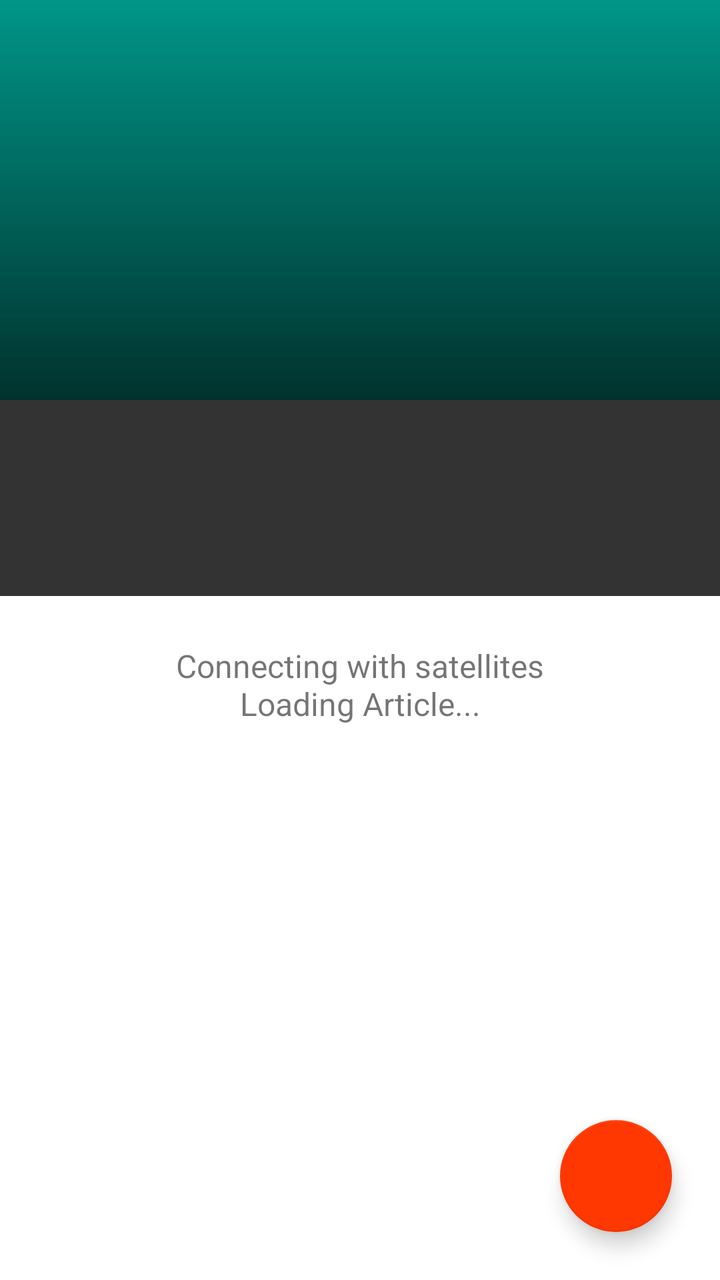
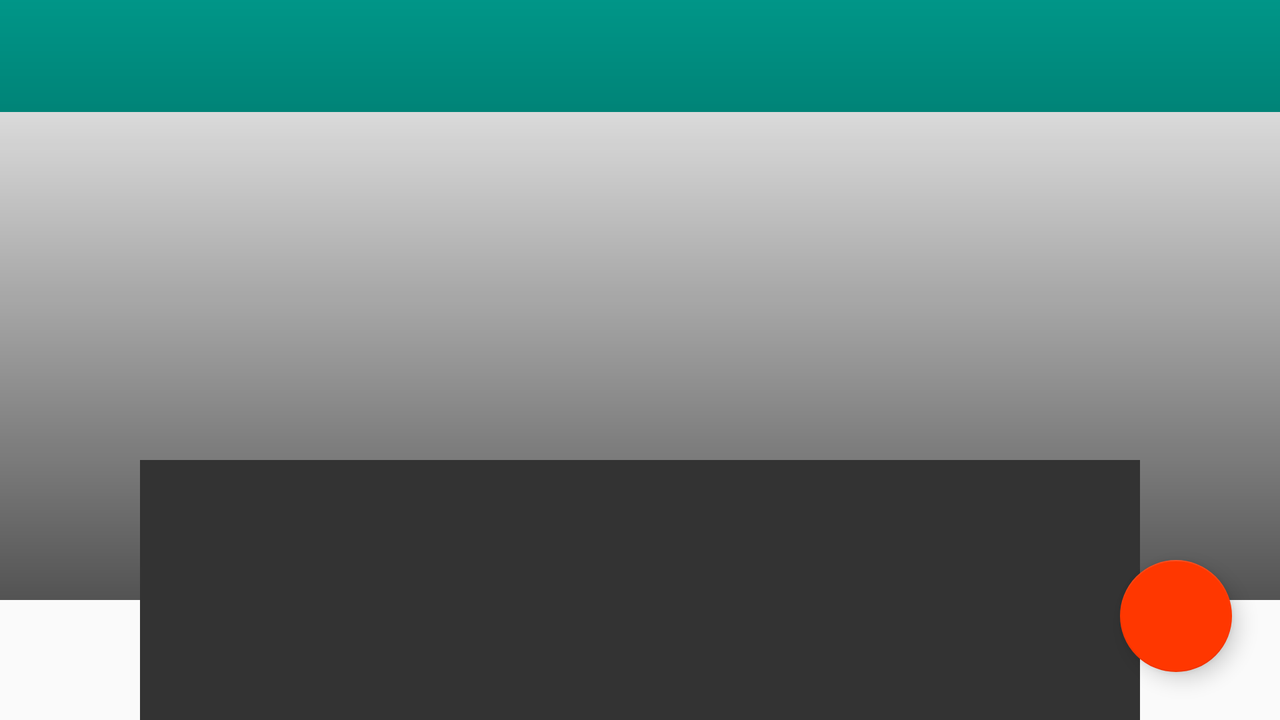

The same Android screen from two of the app's own layout files: first res/layout/ as a phone draws it, then the repository's variant for another configuration, drawn on a device whose configuration selects that folder. Both files follow.
<!-- AndroidManifest.xml: application theme Theme.Bacon -->
<!-- res/layout/activity_detail.xml -->
<?xml version="1.0" encoding="utf-8"?>
<android.support.design.widget.CoordinatorLayout xmlns:android="http://schemas.android.com/apk/res/android"
    xmlns:app="http://schemas.android.com/apk/res-auto"
    xmlns:tools="http://schemas.android.com/tools"
    android:layout_width="match_parent"
    android:layout_height="match_parent"
    tools:context="com.example.xyzreader.ui.ArticleDetailActivity">


    <android.support.design.widget.AppBarLayout
        android:layout_width="match_parent"
        android:layout_height="@dimen/collapsing_toolbar_height"
        android:theme="@style/ThemeOverlay.AppCompat.Dark.ActionBar">

        <android.support.design.widget.CollapsingToolbarLayout
            android:id="@+id/collapsing_toolbar"
            android:layout_width="match_parent"
            android:layout_height="match_parent"
            app:contentScrim="?attr/colorPrimary"
            app:layout_scrollFlags="scroll|exitUntilCollapsed">

            <ImageView
                android:id="@+id/iv_article_image"
                android:layout_width="match_parent"
                android:layout_height="match_parent"
                android:scaleType="centerCrop"
                android:transitionName="@string/shared_element_transistion_key"
                android:src="@drawable/scrim"
                app:layout_collapseMode="parallax" />

            <android.support.v7.widget.Toolbar
                android:id="@+id/toolbar"
                android:layout_width="match_parent"
                android:layout_height="?attr/actionBarSize"
                app:layout_collapseMode="pin" />

        </android.support.design.widget.CollapsingToolbarLayout>

    </android.support.design.widget.AppBarLayout>

    <android.support.v4.widget.NestedScrollView
        android:layout_width="match_parent"
        android:layout_height="match_parent"
        android:background="@android:color/white"
        app:layout_behavior="@string/appbar_scrolling_view_behavior">

        <include layout="@layout/content_detail" />

    </android.support.v4.widget.NestedScrollView>

    <android.support.design.widget.FloatingActionButton
        android:id="@+id/fab"
        android:layout_width="wrap_content"
        android:layout_height="wrap_content"
        android:layout_gravity="bottom|end"
        android:layout_margin="@dimen/fab_margin"
        app:srcCompat="@drawable/ic_share_white_24dp" />

</android.support.design.widget.CoordinatorLayout>
<!-- res/layout/content_detail.xml (included above) -->
<?xml version="1.0" encoding="utf-8"?>
<RelativeLayout xmlns:android="http://schemas.android.com/apk/res/android"
    xmlns:app="http://schemas.android.com/apk/res-auto"
    xmlns:tools="http://schemas.android.com/tools"
    android:layout_width="match_parent"
    android:layout_height="match_parent"
    app:layout_behavior="@string/appbar_scrolling_view_behavior"
    tools:context="com.example.xyzreader.ui.ArticleDetailActivity"
    tools:showIn="@layout/activity_detail">

    <LinearLayout
        android:layout_width="match_parent"
        android:layout_height="wrap_content"
        android:orientation="vertical">

        <LinearLayout
            android:id="@+id/meta_bar"
            android:layout_width="match_parent"
            android:layout_height="wrap_content"
            android:layout_gravity="bottom"
            android:background="@android:color/white"
            android:orientation="vertical">

            <LinearLayout
                android:id="@+id/ll_meta_information"
                android:layout_width="match_parent"
                android:layout_height="wrap_content"
                android:layout_marginBottom="@dimen/detail_metabar_vert_padding"
                android:background="@color/darkGrey"
                android:orientation="vertical"
                android:paddingBottom="@dimen/detail_metabar_vert_padding"
                android:paddingLeft="@dimen/detail_inner_horiz_margin"
                android:paddingRight="@dimen/detail_inner_horiz_margin"
                android:paddingTop="@dimen/detail_metabar_vert_padding">

                <TextView
                    android:id="@+id/article_title"
                    style="?android:attr/textAppearanceLarge"
                    android:layout_width="match_parent"
                    android:layout_height="wrap_content"
                    android:fontFamily="sans-serif-condensed"
                    android:lineSpacingMultiplier="0.9"
                    android:paddingBottom="@dimen/detail_metabar_title_bottom_padding"
                    android:textColor="@android:color/white"
                    android:textSize="@dimen/detail_title_text_size"
                    android:textStyle="bold" />

                <TextView
                    android:id="@+id/article_byline"
                    style="?android:attr/textAppearanceSmall"
                    android:layout_width="wrap_content"
                    android:layout_height="wrap_content"
                    android:textColor="@color/transparentWhite" />
            </LinearLayout>

            <TextView
                android:id="@+id/loading_text"
                android:layout_width="wrap_content"
                android:layout_height="wrap_content"
                android:layout_gravity="center_horizontal"
                android:layout_margin="@dimen/keyline_2"
                android:gravity="center_horizontal"
                android:text="@string/loading_text"
                android:textSize="16sp" />

            <TextView
                android:id="@+id/article_body"
                style="?android:attr/textAppearanceMedium"
                android:layout_width="match_parent"
                android:layout_height="wrap_content"
                android:layout_marginLeft="@dimen/detail_inner_horiz_margin"
                android:layout_marginRight="@dimen/detail_inner_horiz_margin"
                android:lineSpacingMultiplier="@fraction/detail_body_line_spacing_multiplier"
                android:paddingBottom="@dimen/detail_body_bottom_margin"
                android:textColor="@color/textPrimary"
                android:textColorLink="@color/colorAccent"
                android:textSize="16sp" />
        </LinearLayout>
    </LinearLayout>
</RelativeLayout>
<!-- resources referenced by this layout -->
<resources>
  <color name="colorAccent">#ff3700</color>
  <color name="darkGrey">#333333</color>
  <color name="textPrimary">#212121</color>
  <color name="transparentWhite">#88ffffff</color>
  <dimen name="collapsing_toolbar_height">200dp</dimen>
  <dimen name="detail_body_bottom_margin">88dp</dimen>
  <dimen name="detail_inner_horiz_margin">16dp</dimen>
  <dimen name="detail_metabar_title_bottom_padding">4dp</dimen>
  <dimen name="detail_metabar_vert_padding">16dp</dimen>
  <dimen name="detail_title_text_size">32sp</dimen>
  <dimen name="fab_margin">24dp</dimen>
  <dimen name="keyline_2">8dp</dimen>
  <!-- drawable scrim (drawable) -->
  <?xml version="1.0" encoding="utf-8"?>
  <shape xmlns:android="http://schemas.android.com/apk/res/android"
      android:shape="rectangle">
      <gradient
          android:angle="-90"
          android:endColor="#aa000000"
          android:startColor="#00000000"
          android:type="linear" />
  </shape>
  <string name="loading_text">Connecting with satellites\nLoading Article...</string>
  <string name="shared_element_transistion_key" translatable="false">articledetail</string>
  <!-- from res/values-v21/ -->
  <style name="Theme.Bacon" parent="Theme.AppCompat.Light.NoActionBar">
          <item name="colorPrimary">@color/colorPrimary</item>
          <item name="colorPrimaryDark">@color/colorPrimaryDark</item>
          <item name="colorAccent">@color/colorAccent</item>
          <item name="android:windowExitTransition">@transition/explode</item>
      </style>
  <color name="colorPrimary">#009688</color>
  <color name="colorPrimaryDark">#00796B</color>
</resources>
<!-- res/layout-w600dp/activity_detail.xml (the repository's variant of the layout above) -->
<!-- drawn on the phone turned sideways -->
<?xml version="1.0" encoding="utf-8"?>
<android.support.design.widget.CoordinatorLayout xmlns:android="http://schemas.android.com/apk/res/android"
    xmlns:app="http://schemas.android.com/apk/res-auto"
    xmlns:tools="http://schemas.android.com/tools"
    android:layout_width="match_parent"
    android:layout_height="match_parent"
    tools:context="com.example.xyzreader.ui.ArticleDetailActivity">


    <android.support.design.widget.AppBarLayout
        android:layout_width="match_parent"
        android:layout_height="56dp"
        android:theme="@style/ThemeOverlay.AppCompat.Dark.ActionBar">

        <android.support.design.widget.CollapsingToolbarLayout
            android:id="@+id/collapsing_toolbar"
            android:layout_width="match_parent"
            android:layout_height="match_parent"
            app:contentScrim="?attr/colorPrimary"
            app:layout_scrollFlags="scroll|exitUntilCollapsed">

            <android.support.v7.widget.Toolbar
                android:id="@+id/toolbar"
                android:layout_width="match_parent"
                android:layout_height="?attr/actionBarSize"
                app:layout_collapseMode="pin" />

        </android.support.design.widget.CollapsingToolbarLayout>

    </android.support.design.widget.AppBarLayout>

    <ImageView
        android:id="@+id/iv_article_image"
        android:layout_width="match_parent"
        android:layout_height="300dp"
        android:scaleType="centerCrop"
        android:transitionName="@string/shared_element_transistion_key"
        android:src="@drawable/scrim"
        app:layout_collapseMode="parallax" />

    <android.support.v4.widget.NestedScrollView
        android:layout_width="500dp"
        android:layout_gravity="center_horizontal"
        android:layout_height="match_parent"
        android:layout_marginTop="150dp"
        android:elevation="@dimen/detail_elevation"
        app:layout_behavior="@string/appbar_scrolling_view_behavior">

        <include layout="@layout/content_detail" />

    </android.support.v4.widget.NestedScrollView>

    <android.support.design.widget.FloatingActionButton
        android:id="@+id/fab"
        android:layout_width="wrap_content"
        android:layout_height="wrap_content"
        android:layout_gravity="bottom|end"
        android:layout_margin="@dimen/fab_margin"
        app:srcCompat="@drawable/ic_share_white_24dp" />

</android.support.design.widget.CoordinatorLayout>
<!-- res/layout/activity_detail.xml (included above) -->
<?xml version="1.0" encoding="utf-8"?>
<android.support.design.widget.CoordinatorLayout xmlns:android="http://schemas.android.com/apk/res/android"
    xmlns:app="http://schemas.android.com/apk/res-auto"
    xmlns:tools="http://schemas.android.com/tools"
    android:layout_width="match_parent"
    android:layout_height="match_parent"
    tools:context="com.example.xyzreader.ui.ArticleDetailActivity">


    <android.support.design.widget.AppBarLayout
        android:layout_width="match_parent"
        android:layout_height="@dimen/collapsing_toolbar_height"
        android:theme="@style/ThemeOverlay.AppCompat.Dark.ActionBar">

        <android.support.design.widget.CollapsingToolbarLayout
            android:id="@+id/collapsing_toolbar"
            android:layout_width="match_parent"
            android:layout_height="match_parent"
            app:contentScrim="?attr/colorPrimary"
            app:layout_scrollFlags="scroll|exitUntilCollapsed">

            <ImageView
                android:id="@+id/iv_article_image"
                android:layout_width="match_parent"
                android:layout_height="match_parent"
                android:scaleType="centerCrop"
                android:transitionName="@string/shared_element_transistion_key"
                android:src="@drawable/scrim"
                app:layout_collapseMode="parallax" />

            <android.support.v7.widget.Toolbar
                android:id="@+id/toolbar"
                android:layout_width="match_parent"
                android:layout_height="?attr/actionBarSize"
                app:layout_collapseMode="pin" />

        </android.support.design.widget.CollapsingToolbarLayout>

    </android.support.design.widget.AppBarLayout>

    <android.support.v4.widget.NestedScrollView
        android:layout_width="match_parent"
        android:layout_height="match_parent"
        android:background="@android:color/white"
        app:layout_behavior="@string/appbar_scrolling_view_behavior">

        <include layout="@layout/content_detail" />

    </android.support.v4.widget.NestedScrollView>

    <android.support.design.widget.FloatingActionButton
        android:id="@+id/fab"
        android:layout_width="wrap_content"
        android:layout_height="wrap_content"
        android:layout_gravity="bottom|end"
        android:layout_margin="@dimen/fab_margin"
        app:srcCompat="@drawable/ic_share_white_24dp" />

</android.support.design.widget.CoordinatorLayout>
<!-- resources referenced by the variant -->
<!-- as the phone turned sideways resolves them -->
<resources>
  <color name="colorAccent">#ff3700</color>
  <color name="darkGrey">#333333</color>
  <color name="textPrimary">#212121</color>
  <color name="transparentWhite">#88ffffff</color>
  <!-- from res/values-land/ -->
  <dimen name="collapsing_toolbar_height">112dp</dimen>
  <!-- from res/values-w600dp/ -->
  <dimen name="detail_body_bottom_margin">96dp</dimen>
  <dimen name="detail_elevation">4dp</dimen>
  <!-- from res/values-w600dp/ -->
  <dimen name="detail_inner_horiz_margin">64dp</dimen>
  <!-- from res/values-w600dp/ -->
  <dimen name="detail_metabar_title_bottom_padding">8dp</dimen>
  <!-- from res/values-w600dp/ -->
  <dimen name="detail_metabar_vert_padding">32dp</dimen>
  <dimen name="detail_title_text_size">32sp</dimen>
  <dimen name="fab_margin">24dp</dimen>
  <dimen name="keyline_2">8dp</dimen>
  <!-- drawable scrim (drawable) -->
  <?xml version="1.0" encoding="utf-8"?>
  <shape xmlns:android="http://schemas.android.com/apk/res/android"
      android:shape="rectangle">
      <gradient
          android:angle="-90"
          android:endColor="#aa000000"
          android:startColor="#00000000"
          android:type="linear" />
  </shape>
  <string name="loading_text">Connecting with satellites\nLoading Article...</string>
  <string name="shared_element_transistion_key" translatable="false">articledetail</string>
  <!-- from res/values-v21/ -->
  <style name="Theme.Bacon" parent="Theme.AppCompat.Light.NoActionBar">
          <item name="colorPrimary">@color/colorPrimary</item>
          <item name="colorPrimaryDark">@color/colorPrimaryDark</item>
          <item name="colorAccent">@color/colorAccent</item>
          <item name="android:windowExitTransition">@transition/explode</item>
      </style>
  <color name="colorPrimary">#009688</color>
  <color name="colorPrimaryDark">#00796B</color>
</resources>
